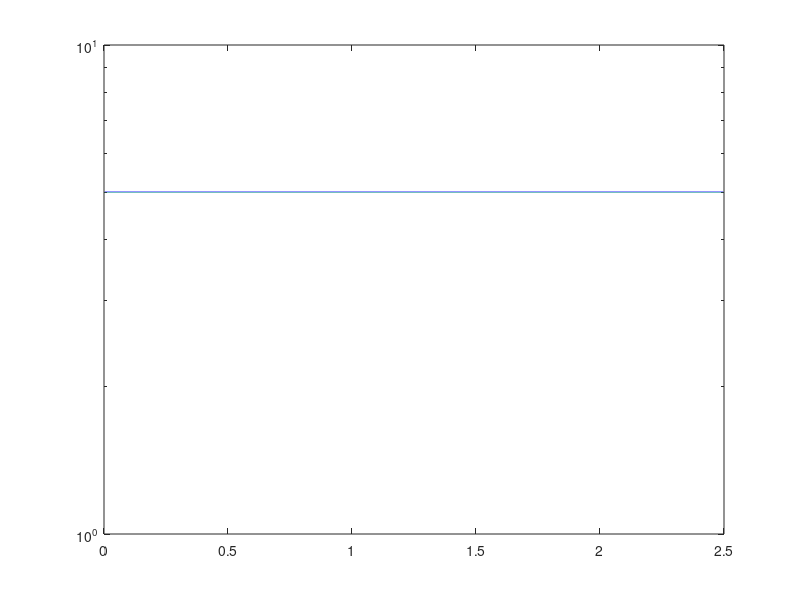

MATLAB code for this plot:
% Script to plot the Fourier Transform of a given function

% Define the sampling frequency
SF = 5;
% Create a vector of 10^5 points between -10 and 10
t = -250:1/SF:250;
% Input given function
x = input('input function: ');
% Minimum length of FFT multiplied by 20
n = (2^5)*(2^nextpow2(length(t))); % Length of FFT
% Apply Fast Fourier Transform
X = fft(x,n); 
% FFT is symmetric, throw away second half
X = X(1:n/2); 
% Ignore imaginary values of X
Y = abs(X);
% Normalise the frequency scale
f = (0:n/2-1)*SF/n;

satisfied = false;

while (~satisfied)

    cutoff1 = input('where do you want cutoff1? (index, 200 is good): ');
    cutoff2 = input('where do you want cutoff2? (value): ');

    % THESE LINES FOR CUTTING OF ARTEFACTS
    for i = 1:length(f)
        if(f(i) > cutoff2)
            f = f(cutoff1:i); 
            Y = Y(cutoff1:i);
            Y2 = log(Y);
            break;
        end
    end
    
    semilogy(f,Y);
    hold all;

    satisfied = input('Satisfied? (true, false): ');
end